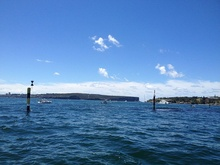
%> input picture MV0/buoys.jpg, 220 x 165 px, shrunk from 800 x 600 before the run
$ octave --eval "edgedetector;"   (GNU Octave 9; MATLAB toolbox functions it lacks are replaced by stand-ins)
%> lines starting %> are read from the running program, lines starting %| are printed output that depends on the picture
% This function calls the functions below and displays their results.
% You don't need to edit it.
function edgedetector()
    img = double(rgb2gray(imread('buoys.jpg')));
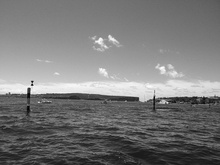
%> img: size 165x220 double; min 2, max 253, mean 121.3

    edges = DetectVerticalEdges(img);
    blurred_edges = BoxBlur(edges);

    figure('Name','Original Image')
    imshow(img, []);

    figure('Name','Edges')
    imshow(edges, []);


    figure('Name','Blurred Edges')
    imshow(blurred_edges, []);
end


% Returns a matrix containing the horizontal component of the gradient at every
% image location.
function edges = DetectVerticalEdges(img)
    % MATLAB images use matrix indices, so the order is (y,x), and the +y
    % direction is downward.
    width = size(img, 2);
%> width = 220
    height = size(img, 1);
%> height = 165

    %%%%%%%%%%%%%%%%%%%%%%%%%%%%%%%%%%%%%%%%%%%%%%%%%%%%%%%%%%%%%%%%%%%
    %%%%%%%%%% Your part (a) code here. You can accomplish part (a) with
    %%%%%%%%%% nested "for" loops, but an easier way is to use matrix
    %%%%%%%%%% indexing to make a matrix of the "left" pixels and a matrix
    %%%%%%%%%% of the "right" pixels, and subtract the two matrices.
    %%%%%%%%%% REMEMBER: left/right position is the SECOND index in MATLAB.
    right = img(1:height,2:width);
    left = img(1:height,1:width-1);
    edges = right - left;
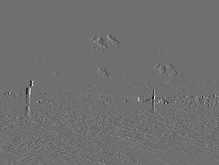
%> edges: size 165x219 double; min -153, max 196, mean -0.1; drawn with min black and max white
    %%%%%%%%%% End of your part (a) code.
end

% Applies a box blur to the input image and returns the result.
function blurred = BoxBlur(img)
    img = double(img);

    height = size(img, 1);
    width = size(img, 2);
%> width = 219
    n=5; % width of the blur
    blurred = zeros(height-(n-1),width-(n-1));
    % Loop through each pixel location in the result
    for y=1:height-(n-1)
        for x=1:width-(n-1)
            %%%%%%%%%%%%%%%%%%%%%%%%%%%%%%%%%%%%%%%%%%%%%%%%%%%%%%%
            %%%%%%% Your part (b) code here. Calculate blurred(y,x).
            block_sum = 0;
            for i=0:n-1
                for j=0:n-1
                    block_sum = block_sum + img(y+i,x+j);
                end
            end
            blurred(y,x) = block_sum;
            %%%%%%% End of part (b) code
        end
    end
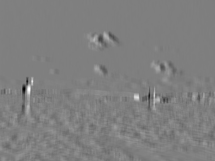
%> blurred: size 161x215 double; min -944, max 940, mean -2; drawn with min black and max white

    % Usually we'll divide at the end so that we don't make the image
    % brighter:
    blurred = blurred / n^2;
end

$ run again, with MV0/17492632_1400929873290809_6173536809666758770_o.jpg copied over MV0/buoys.jpg
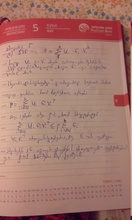
%> input picture MV0/17492632_1400929873290809_6173536809666758770_o.jpg, 132 x 220 px, shrunk from 1228 x 2048 before the run
%> in DetectVerticalEdges, `left = img(1:height,1:width-1);`:
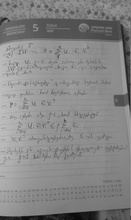
%> left: size 220x131 double; min 7, max 194, mean 134
%> after the loop in BoxBlur, `for y=1:height-(n-1)`:
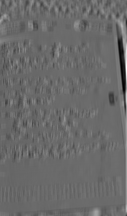
%> blurred: size 216x127 double; min -576, max 787, mean -7.7; drawn with min black and max white

$ run again, with MV0/17505152_1400929876624142_4470446274623849255_o.jpg copied over MV0/buoys.jpg
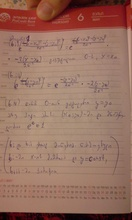
%> input picture MV0/17505152_1400929876624142_4470446274623849255_o.jpg, 132 x 220 px, shrunk from 1228 x 2048 before the run
%> in DetectVerticalEdges, `edges = right - left;`:
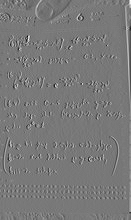
%> edges: size 220x131 double; min -69, max 76, mean 0; drawn with min black and max white
%> after the loop in BoxBlur, `for y=1:height-(n-1)`:
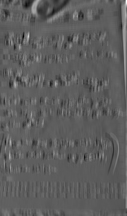
%> blurred: size 216x127 double; min -299, max 509, mean -0.7; drawn with min black and max white

$ run again, with MV0/17545589_1400929869957476_2316098726212617363_o.jpg copied over MV0/buoys.jpg
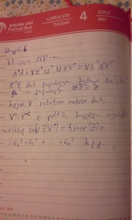
%> input picture MV0/17545589_1400929869957476_2316098726212617363_o.jpg, 132 x 220 px, shrunk from 1228 x 2048 before the run
%> in DetectVerticalEdges, `edges = right - left;`:
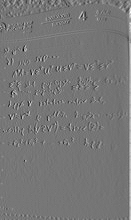
%> edges: size 220x131 double; min -72, max 82, mean 0; drawn with min black and max white
%> after the loop in BoxBlur, `for y=1:height-(n-1)`:
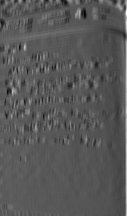
%> blurred: size 216x127 double; min -282, max 512, mean -8.1; drawn with min black and max white
